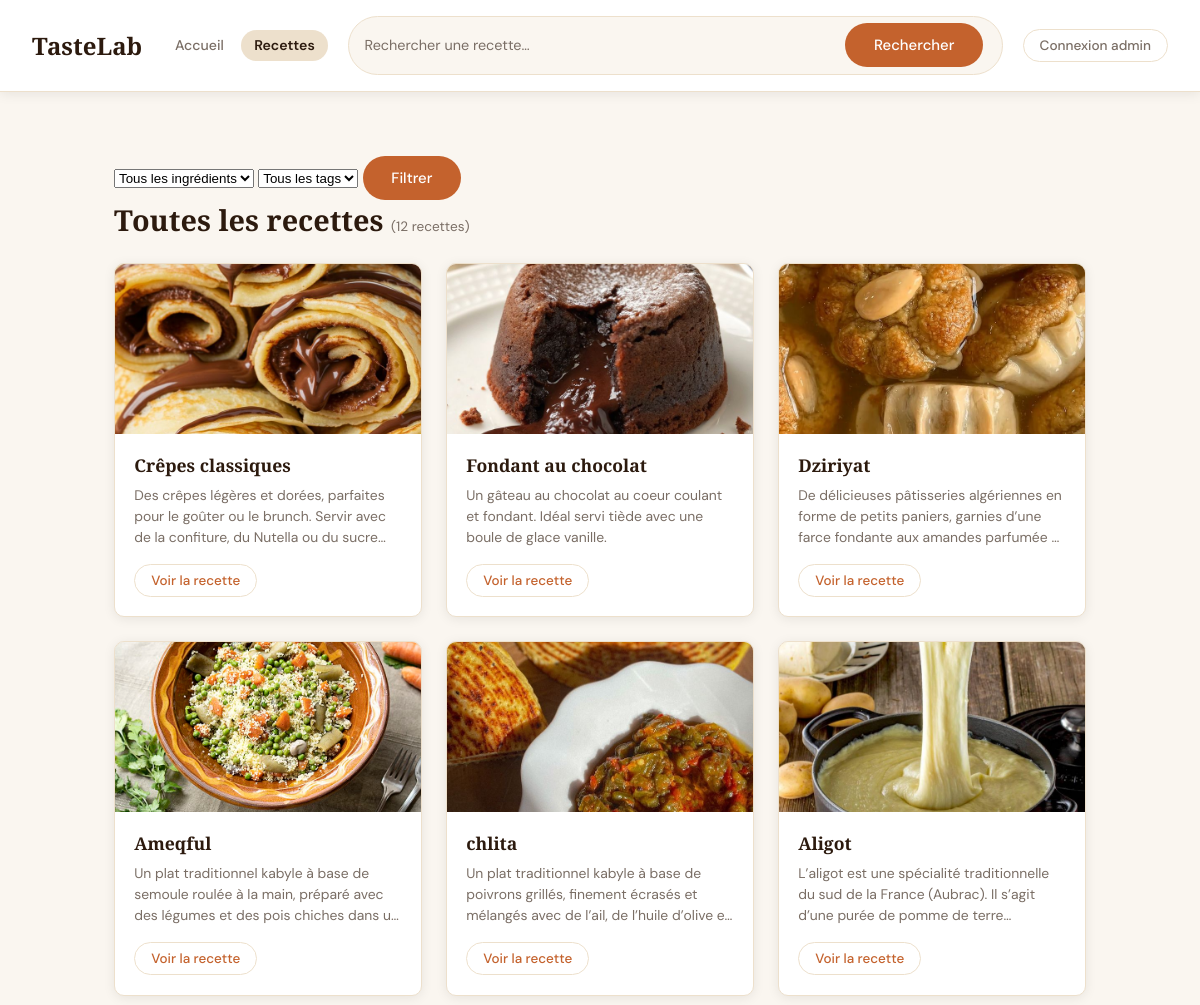
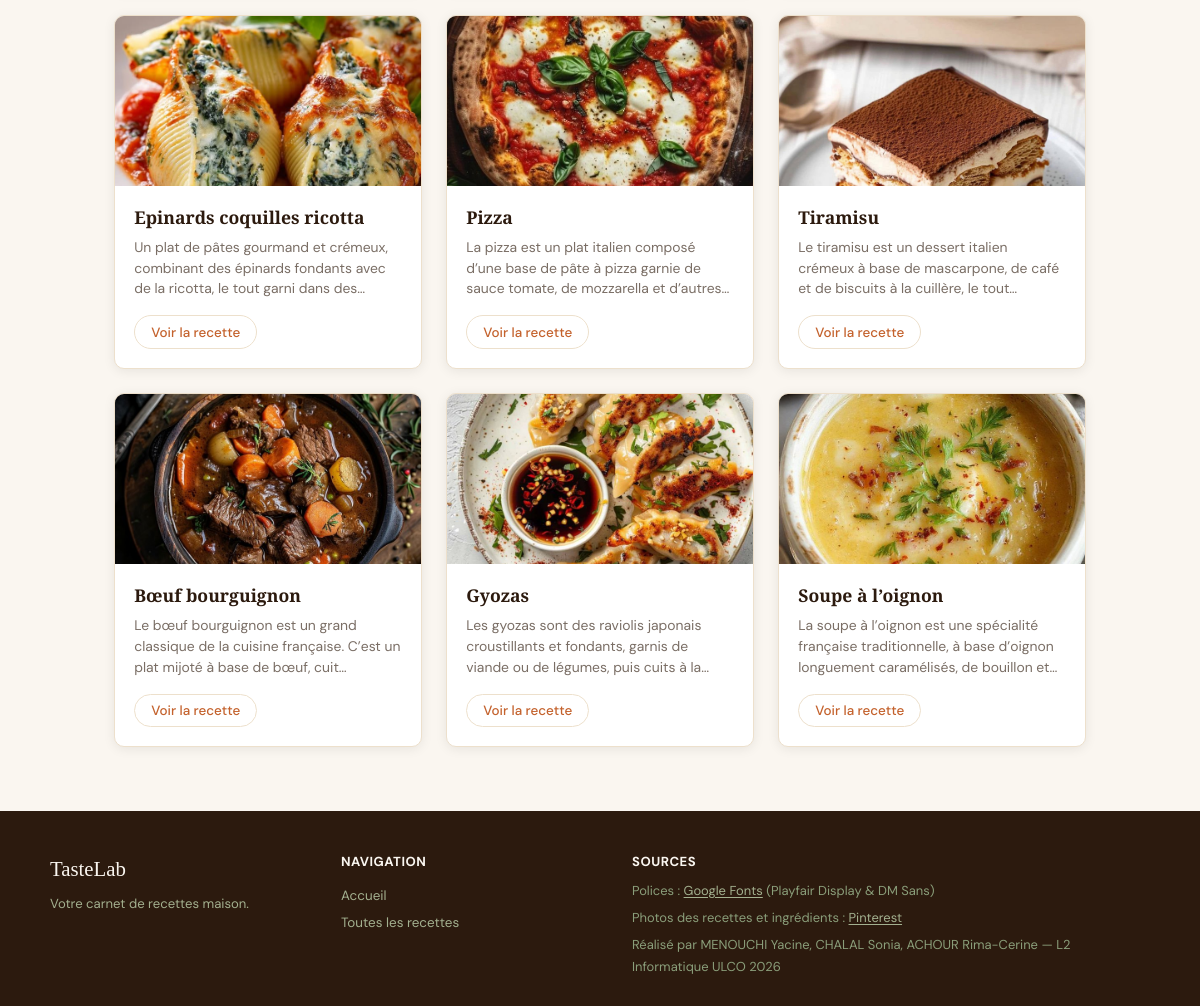
Page /recettes.php on the committed database (2 pictures, top to bottom).
### tables this page shows
CREATE TABLE `recettes` (
  `id` int(10) UNSIGNED NOT NULL,
  `titre` varchar(150) NOT NULL,
  `description` text NOT NULL,
  `photo` varchar(255) NOT NULL DEFAULT 'default_recette.jpg',
  `created_at` timestamp NOT NULL DEFAULT current_timestamp()
);

### classes/Recette.php (called while the page is built, shortened)
<?php
class Recette{
    private $pdo;
    public function __construct($pdo){
        $this->pdo=$pdo;
    }
    public function getAll(){
        $sql="SELECT * FROM recettes";
        $st=$this->pdo->prepare($sql);
        $st->execute();
        return $st->fetchAll(PDO::FETCH_OBJ);
    }
}

### recettes.php (the view, shortened to what this page needs)
<?php
require("includes/db.php");
require("classes/Recette.php");
$pdo        = getPDO();
$recetteObj = new Recette($pdo);
$titre         = isset($_GET['titre'])        ? $_GET['titre']        : "";
$id_ingredient = isset($_GET['id_ingredient']) ? $_GET['id_ingredient'] : "";
$id_tag        = isset($_GET['id_tag'])        ? $_GET['id_tag']        : "";
if(!empty($titre) || !empty($id_ingredient) || !empty($id_tag)){
    $recettes = $recetteObj->search($titre, $id_ingredient, $id_tag);
} else {
    $recettes = $recetteObj->getAll();
}
function imgRecette($nom){
    $path = "uploads/recettes/" . $nom;
    if($nom && file_exists($path)) return $path;
    return "uploads/recettes/default_recette.jpg";
}
?>
<?php require("includes/header.php"); ?>
<section class="site-main">
    <div class="recherche-avancee">
        <form action="recettes.php" method="GET">
            <select name="id_ingredient">
                <option value="">Tous les ingrédients</option>
            </select>
            <select name="id_tag">
                <option value="">Tous les tags</option>
            </select>
            <button type="submit">Filtrer</button>
        </form>
    </div>
    <h2 class="page-title">
        <?= empty($titre) && empty($id_ingredient) && empty($id_tag)
            ? "Toutes les recettes"
            : "Résultats de recherche" ?>
        <span style="font-size:0.85rem; color:var(--gris); font-family:'DM Sans',sans-serif; font-weight:400;">
            (<?= count($recettes) ?> recette<?= count($recettes) > 1 ? 's' : '' ?>)
        </span>
    </h2>
    <?php if(empty($recettes)): ?>
        <p>Aucune recette trouvée.</p>
    <?php else: ?>
        <div class="recipes-grid">
            <?php foreach($recettes as $recette): ?>
                <article class="recipe-card">
                    <img src="<?= htmlspecialchars(imgRecette($recette->photo)) ?>"
                         alt="<?= htmlspecialchars($recette->titre) ?>">
                    <div class="card-body">
                        <h3><?= htmlspecialchars($recette->titre) ?></h3>
                        <p><?= htmlspecialchars($recette->description) ?></p>
                        <a href="recette.php?id=<?= $recette->id ?>" class="recipe-link">
                            Voir la recette
                        </a>
                    </div>
                </article>
            <?php endforeach; ?>
        </div>
    <?php endif; ?>
</section>
<?php require("includes/footer.php"); ?>

### assets/css/style.css (style rules this page uses)
:root { --creme: #FAF6F0; --brun: #2C1A0E; --terre: #C4622D; --beige: #EDE0CC; --sauge: #6B7C5C; --gris: #7A6E65; --blanc: #FFFFFF; --radius: 10px; --shadow: 0 2px 12px rgba(0,0,0,0.08); }
* { box-sizing: border-box; margin: 0; padding: 0; }
body { font-family: 'DM Sans', sans-serif; background: var(--creme); color: var(--brun); min-height: 100vh; display: flex; flex-direction: column; }
a { color: inherit; text-decoration: none; }
img { max-width: 100%; display: block; }
.site-main { flex: 1; padding: 2rem 2rem; max-width: 1100px; width: 100%; margin: 0 auto; }
h2 { font-family: 'Playfair Display', serif; font-size: 1.4rem; color: var(--brun); margin-bottom: 1rem; }
.page-title { font-family: 'Playfair Display', serif; font-size: 1.8rem; margin-bottom: 1.5rem; }
.recipes-grid { display: grid; grid-template-columns: repeat(auto-fill, minmax(250px, 1fr)); gap: 1.5rem; margin-top: 1.5rem; }
.recipe-card { background: var(--blanc); border-radius: var(--radius); overflow: hidden; box-shadow: var(--shadow); border: 1px solid var(--beige); display: flex; flex-direction: column; transition: transform 0.2s; }
.recipe-card img { width: 100%; height: 170px; object-fit: cover; background: var(--beige); }
.card-body { padding: 1.2rem; flex: 1; display: flex; flex-direction: column; }
.card-body h2, .card-body h3 { font-family: 'Playfair Display', serif; font-size: 1.1rem; margin-bottom: 0.5rem; }
.card-body p { font-size: 0.87rem; color: var(--gris); line-height: 1.5; flex: 1; margin-bottom: 1rem; display: -webkit-box; -webkit-line-clamp: 3; -webkit-box-orient: vertical; overflow: hidden; }
.recipe-link { display: inline-block; border: 1.5px solid var(--beige); color: var(--terre); padding: 0.45rem 1rem; border-radius: 50px; font-size: 0.84rem; font-weight: 500; align-self: flex-start; }
button[type="submit"] { background: var(--terre); color: var(--blanc); border: none; padding: 0.75rem 1.8rem; border-radius: 50px; font-family: 'DM Sans', sans-serif; font-size: 0.93rem; font-weight: 500; cursor: pointer; margin-right: 0.8rem; }

### rows in the picture
recettes: photo (picture), titre "Crêpes classiques", description "Des crêpes légères et dorées, parfaites pour le goûter ou le brunch. Servir avec de la confiture, du Nutella ou du…"
recettes: photo (picture), titre "Fondant au chocolat", description "Un gâteau au chocolat au coeur coulant et fondant. Idéal servi tiède avec une boule de glace vanille."
recettes: photo (picture), titre "Dziriyat", description "De délicieuses pâtisseries algériennes en forme de petits paniers, garnies d’une farce fondante aux amandes parfumée…"
recettes: photo (picture), titre "Ameqful", description "Un plat traditionnel kabyle à base de semoule roulée à la main, préparé avec des légumes et des pois chiches dans…"
recettes: photo (picture), titre "chlita", description "Un plat traditionnel kabyle à base de poivrons grillés, finement écrasés et mélangés avec de l’ail, de l’huile d’olive…"
recettes: photo (picture), titre "Aligot", description "L’aligot est une spécialité traditionnelle du sud de la France (Aubrac). Il s’agit d’une purée de pomme de…"
recettes: photo (picture), titre "Epinards coquilles ricotta", description "Un plat de pâtes gourmand et crémeux, combinant des épinards fondants avec de la ricotta, le tout garni dans…"
recettes: photo (picture), titre "Pizza", description "La pizza est un plat italien composé d’une base de pâte à pizza garnie de sauce tomate, de mozzarella et…"
recettes: photo (picture), titre "Tiramisu", description "Le tiramisu est un dessert italien crémeux à base de mascarpone, de café et de biscuits à la cuillère, le…"
recettes: photo (picture), titre "Bœuf bourguignon", description "Le bœuf bourguignon est un grand classique de la cuisine française. C’est un plat mijoté à base de bœuf,…"
recettes: photo (picture), titre "Gyozas", description "Les gyozas sont des raviolis japonais croustillants et fondants, garnis de viande ou de légumes, puis cuits à…"
recettes: photo (picture), titre "Soupe à l’oignon", description "La soupe à l’oignon est une spécialité française traditionnelle, à base d’oignon longuement caramélisés, de bouillon…"

### other values in the picture
count($recettes) "12"
